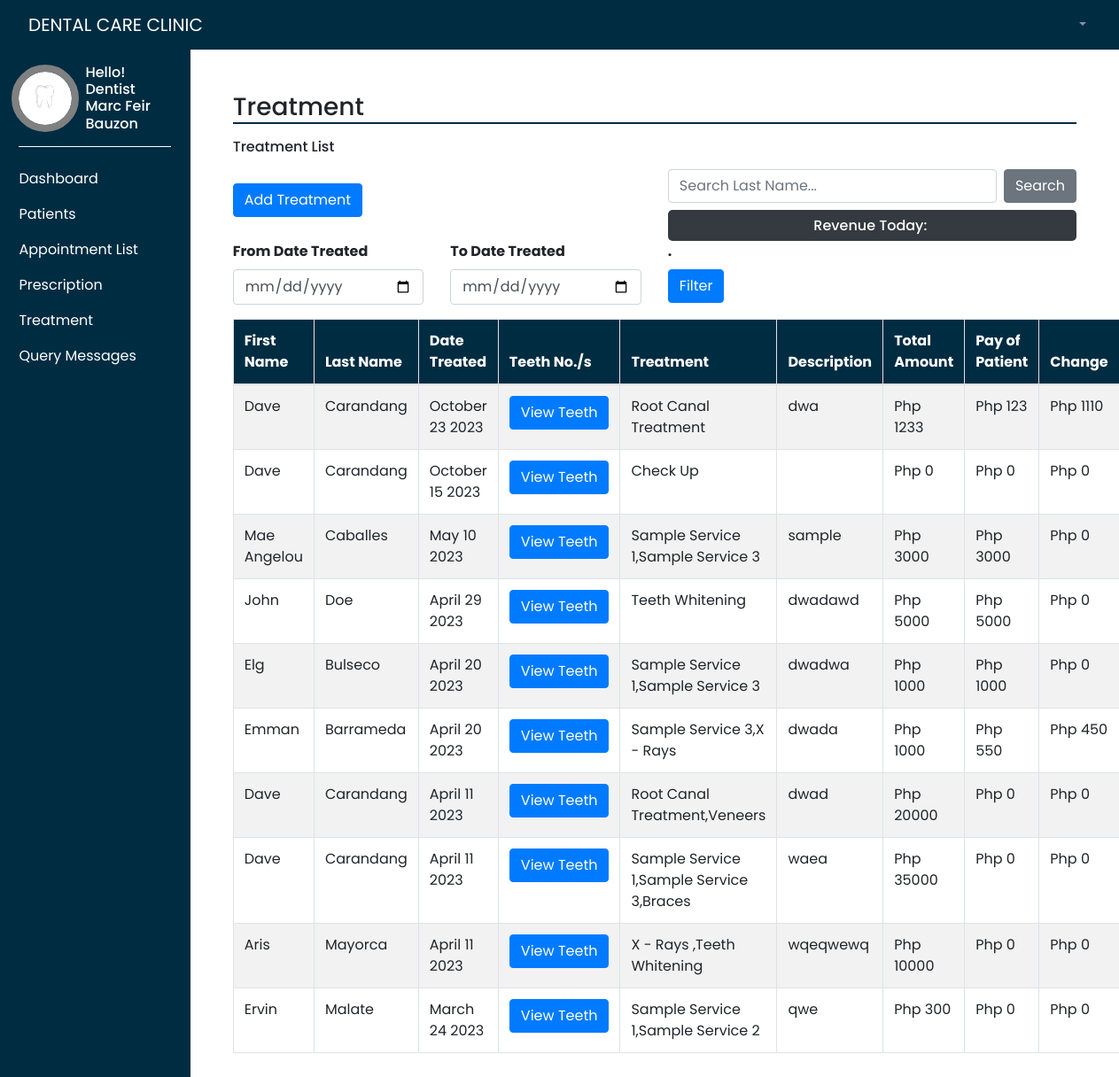
Page /dentistTreatment_view.php (signed in) on the committed database.
### tables this page shows
CREATE TABLE `treatment` (
  `treatmentId` int(11) NOT NULL,
  `reqId` int(11) NOT NULL,
  `patientId` int(11) NOT NULL,
  `dentistId` int(11) NOT NULL,
  `serviceId` int(11) NOT NULL,
  `date_visit` varchar(250) NOT NULL,
  `service_name` varchar(250) NOT NULL,
  `teethNo` varchar(250) NOT NULL,
  `description` varchar(250) NOT NULL,
  `fees` int(11) NOT NULL,
  `totalFees` int(11) NOT NULL,
  `totalChange` int(11) NOT NULL,
  `remarks` varchar(250) NOT NULL,
  `dateTreatment_submitted` date NOT NULL
);

CREATE TABLE `users` (
  `patientId` int(11) NOT NULL,
  `first_name` varchar(50) NOT NULL,
  `last_name` varchar(50) NOT NULL,
  `birth_date` date NOT NULL,
  `gender` varchar(50) NOT NULL,
  `phone_no` varchar(250) NOT NULL,
  `position` varchar(50) NOT NULL,
  `address` varchar(50) NOT NULL,
  `email` varchar(50) NOT NULL,
  `pass_word` varchar(50) NOT NULL,
  `created` date NOT NULL,
  `token` varchar(100) NOT NULL,
  `token_expire` timestamp(6) NOT NULL DEFAULT current_timestamp(6) ON UPDATE current_timestamp(6),
  `teeth1` varchar(250) NOT NULL,
  `teeth2` varchar(250) NOT NULL,
  `teeth3` varchar(250) NOT NULL,
  `teeth4` varchar(250) NOT NULL,
  `teeth5` varchar(250) NOT NULL,
  `teeth6` varchar(250) NOT NULL,
  `teeth7` varchar(250) NOT NULL,
  `teeth8` varchar(250) NOT NULL,
  `teeth9` varchar(250) NOT NULL,
  `teeth10` varchar(250) NOT NULL,
  `teeth11` varchar(250) NOT NULL,
  `teeth12` varchar(250) NOT NULL,
  `teeth13` varchar(250) NOT NULL,
  `teeth14` varchar(250) NOT NULL,
  `teeth15` varchar(250) NOT NULL,
  `teeth16` varchar(250) NOT NULL,
  `teeth17` varchar(250) NOT NULL,
  `teeth18` varchar(250) NOT NULL,
  `teeth19` varchar(250) NOT NULL,
  `teeth20` varchar(250) NOT NULL,
  `teeth21` varchar(250) NOT NULL,
  `teeth22` varchar(250) NOT NULL,
  `teeth23` varchar(250) NOT NULL,
  `teeth24` varchar(250) NOT NULL,
  `teeth25` varchar(250) NOT NULL,
  `teeth26` varchar(250) NOT NULL,
  `teeth27` varchar(250) NOT NULL,
  `teeth28` varchar(250) NOT NULL,
  `teeth29` varchar(250) NOT NULL,
  `teeth30` varchar(250) NOT NULL,
  `teeth31` varchar(250) NOT NULL,
  `teeth32` varchar(250) NOT NULL
);

### dentistTreatment_view.php (the view, shortened to what this page needs)
<?php
require_once "connection.php";
?>
<!DOCTYPE html>
<html lang="en">
<head>
    <link rel="stylesheet" href="styles/dashAdmin.css">
    <link rel="stylesheet" href="https://maxcdn.bootstrapcdn.com/bootstrap/4.0.0/css/bootstrap.min.css"/>
</head>
<body style="height: 100vh;" >
    <div class="" style=" width: 100%">
        <?php require("templates/main-header.php"); ?>
    </div>
    <div class="d-flex" >
        <div class="bg-dark" style="width: 17%">
            <?php require("templates/sidebar.php"); ?>
        </div>
        <div style="width: 83%">
            <div class="p-5">
                <h3 style="border-bottom: 2px solid #002c42">Treatment </h3>
                <h6 class="mt-3 mb-3">Treatment List</h6>
                    <div class="row">
                        <div class="col-md-6">
                            <button type="button" class="btn btn-primary mb-3 mt-3" data-toggle="modal" data-target="#exampleModal">
                            Add Treatment
                            </button>
                        </div>
                        <div class="col-md-6 d-flex justify-content-end" style="flex-direction: column">
                            <form action="dentistTreatment_viewSearch.php" method="get" class="d-flex justify-content-center align-items-center">
                                <input type="text" name="search" id="search" class="form-control mb-0" placeholder="Search Last Name..." required>
                                <button type="submit" class="btn btn-secondary mb-0 ml-2">Search</button>
                            </form>
                            <?php
                                $dateToday = date("Y-m-d");
                                $sqlf = "SELECT SUM(totalFees) AS sum FROM treatment WHERE dateTreatment_submitted='$dateToday'";
                                $sqlf_result = mysqli_query($conn, $sqlf);
                            ?>
                            <?php while($rowf = mysqli_fetch_assoc($sqlf_result)){?>
                            <div class="bg-dark d-flex justify-content-center align-items-center mt-2" style="border-radius: 5px;">
                                <h6 class="text-white mb-0 p-2">Revenue Today: <label for="" style="" class="mb-0"><?php echo $rowf['sum'];?></label></h6>
                            </div>
                            <?php } ?>
                        </div>
                    </div>
                    <form action="dentistTreatment_filter.php" method="get">
                        <div class="row">
                            <div class="col-md-3">
                                <div class="form-group">
                                    <label for="" class="font-weight-bold">From Date Treated</label>
                                    <input type="date" name="from_date" class="form-control">
                                </div>
                            </div>
                            <div class="col-md-3">
                                <div class="form-group">
                                    <label for="" class="font-weight-bold">To Date Treated</label>
                                    <input type="date" name="to_date" class="form-control">
                                </div>
                            </div>
                            <div class="col-md-6">
                                <div class="form-group">
                                    <div>
                                        <label for="" class="font-weight-bold">.</label>
                                    </div>
                                    <button type="submit" class="btn btn-primary">Filter</button>
                                </div>
                            </div>
                        </div>
                    </form>
                <?php
                    $dentistId = $_SESSION['id'];
                    $sqlp = "SELECT p.treatmentId, p.dentistId, p.date_visit, p.service_name, p.teethNo, p.description, p.fees, p.totalFees, p.totalChange, p.remarks, p.dateTreatment_submitted, u.patientId, u.last_name, u.first_name, u.teeth1, u.teeth2, u.teeth3, u.teeth4, u.teeth5, u.teeth6, u.teeth7, u.teeth8, u.teeth9, u.teeth10, u.teeth11, u.teeth12, u.teeth13, u.teeth14, u.teeth15, u.teeth16, u.teeth17, u.teeth18, u.teeth19, u.teeth20, u.teeth21, u.teeth22, u.teeth23, u.teeth24, u.teeth25, u.teeth26, u.teeth27, u.teeth28, u.teeth29, u.teeth30, u.teeth31, u.teeth32 FROM treatment p INNER JOIN users u ON p.patientId = u.patientId WHERE p.dentistId ='$dentistId' ORDER BY treatmentId DESC";
                    $resultp = $conn->query($sqlp);
                ?>
                <table class="table table-hover table-striped table-bordered" style="margin-bottom: 200px;">
                    <thead style="background-color: #002c42 !important; color: white; text-align: left">
                        <tr>
                        <th scope="col">First Name</th>
                        <th scope="col">Last Name</th>
                        <th scope="col">Date Treated</th>
                        <th scope="col">Teeth No./s</th>
                        <th scope="col">Treatment</th>
                        <th scope="col">Description</th>
                        <th scope="col">Total Amount</th>
                        <th scope="col">Pay of Patient</th>
                        <th scope="col">Change</th>
                        </tr>
                    </thead>
                    <tbody>
                        <?php if ($resultp->num_rows > 0) { ?>
                        <?php while($rowp = $resultp->fetch_assoc()){?>
                        <tr>
                            <td><?php echo $rowp['first_name']; ?> </td>
                            <td><?php echo $rowp['last_name']; ?></td>
                            <td>
                                <?php echo date("F j Y", strtotime($rowp['dateTreatment_submitted']));?>
                            </td>
                            <td>
                                <button type="button" class="btn btn-primary teethBtn">
                                    View Teeth
                                </button>
                                </div>
                            </td>
                            <td><?php echo $rowp['service_name']; ?></td>
                            <td><?php echo $rowp['description']; ?></td>
                            <td>Php <?php echo $rowp['fees']; ?></td>
                            <td>Php <?php echo $rowp['totalFees']; ?></td>
                            <td>Php <?php echo $rowp['totalChange']; ?></td>
                        </tr>
                        <?php }?>
                        <?php } ?>
</body>
</html>

### styles/dashAdmin.css (style rules this page uses)
* { margin: 0; padding: 0; font-family: 'Poppins', sans-serif !important; box-sizing: border-box; }

### rows in the picture
treatment: patientId.first_name "Dave", patientId.last_name "Carandang", dateTreatment_submitted "October 23 2023", service_name "Root Canal Treatment", description "dwa", fees "1233", totalFees "123", totalChange "1110"
treatment: patientId.first_name "Dave", patientId.last_name "Carandang", dateTreatment_submitted "October 15 2023", service_name "Check Up", fees "0", totalFees "0", totalChange "0"
treatment: patientId.first_name "Mae Angelou", patientId.last_name "Caballes", dateTreatment_submitted "May 10 2023", service_name "Sample Service 1,Sample Service 3", description "sample", fees "3000", totalFees "3000", totalChange "0"
treatment: patientId.first_name "John", patientId.last_name "Doe", dateTreatment_submitted "April 29 2023", service_name "Teeth Whitening", description "dwadawd", fees "5000", totalFees "5000", totalChange "0"
treatment: patientId.first_name "Elg", patientId.last_name "Bulseco", dateTreatment_submitted "April 20 2023", service_name "Sample Service 1,Sample Service 3", description "dwadwa", fees "1000", totalFees "1000", totalChange "0"
treatment: patientId.first_name "Emman", patientId.last_name "Barrameda", dateTreatment_submitted "April 20 2023", service_name "Sample Service 3,X - Rays", description "dwada", fees "1000", totalFees "550", totalChange "450"
treatment: patientId.first_name "Dave", patientId.last_name "Carandang", dateTreatment_submitted "April 11 2023", service_name "Root Canal Treatment,Veneers", description "dwad", fees "20000", totalFees "0", totalChange "0"
treatment: patientId.first_name "Dave", patientId.last_name "Carandang", dateTreatment_submitted "April 11 2023", service_name "Sample Service 1,Sample Service 3,Braces", description "waea", fees "35000", totalFees "0", totalChange "0"
treatment: patientId.first_name "Aris", patientId.last_name "Mayorca", dateTreatment_submitted "April 11 2023", service_name "X - Rays ,Teeth Whitening", description "wqeqwewq", fees "10000", totalFees "0", totalChange "0"
treatment: patientId.first_name "Ervin", patientId.last_name "Malate", dateTreatment_submitted "March 24 2023", service_name "Sample Service 1,Sample Service 2", description "qwe", fees "300", totalFees "0", totalChange "0"

### other values in the picture
$_SESSION['position'] "Dentist"
$_SESSION['fullname'] "Marc Feir Bauzon"
